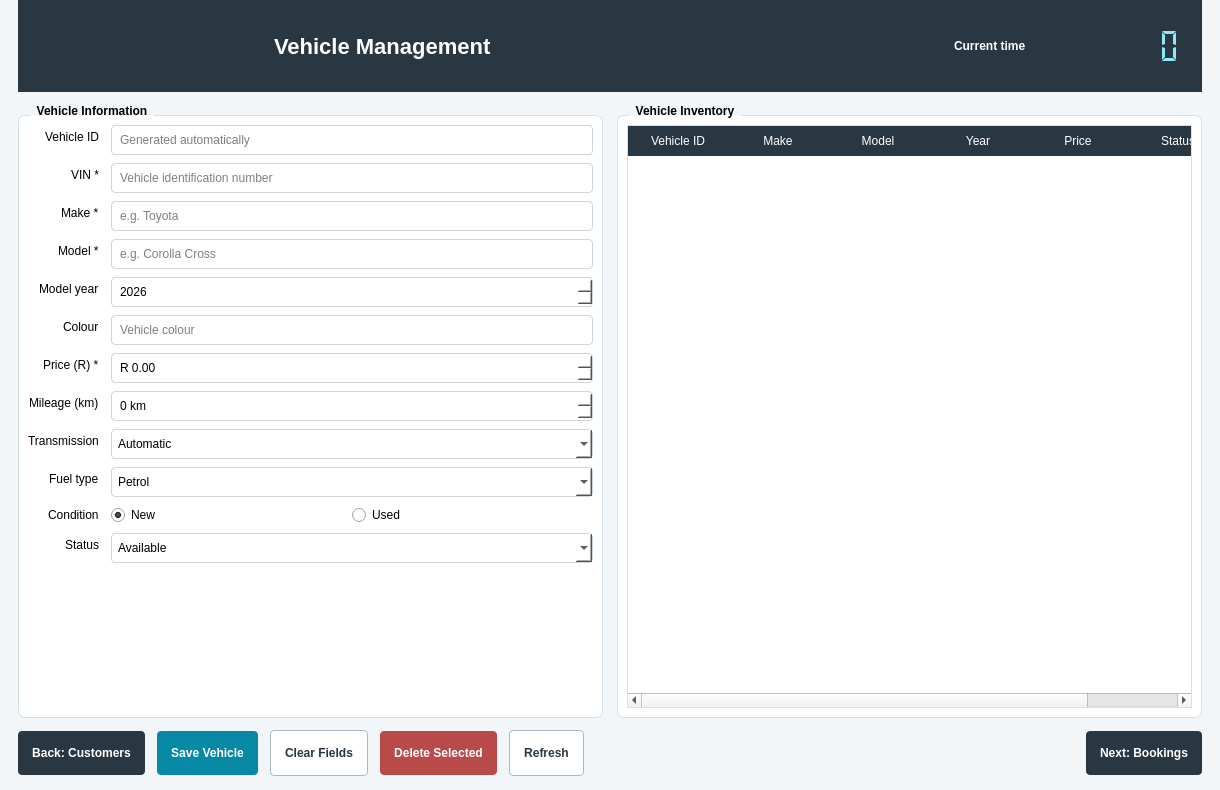
<?xml version="1.0" encoding="UTF-8"?>
<ui version="4.0">
 <class>VehicleWindow</class>
 <widget class="QMainWindow" name="VehicleWindow">
  <property name="geometry"><rect><x>0</x><y>0</y><width>1220</width><height>790</height></rect></property>
  <property name="windowTitle"><string>Shongwe Motors - Vehicle Management</string></property>
  <widget class="QWidget" name="centralwidget"><property name="styleSheet"><string notr="true">QWidget#centralwidget { background-color: #F3F6F8; }
QFrame#frameHeader { background-color: #293742; border: none; }
QLabel#labelPageTitle { color: white; font-size: 22px; font-weight: bold; }
QLabel#labelLoggedUser { color: white; font-size: 12px; }
QGroupBox { background-color: white; border: 1px solid #D7E0E5; border-radius: 7px; margin-top: 11px; font-weight: bold; }
QGroupBox::title { subcontrol-origin: margin; left: 12px; padding: 0 5px; }
QLineEdit, QTextEdit, QComboBox, QSpinBox, QDoubleSpinBox, QDateEdit, QTimeEdit { background-color: white; border: 1px solid #CCD6DB; border-radius: 4px; padding: 6px; }
QLineEdit:focus, QTextEdit:focus, QComboBox:focus, QSpinBox:focus, QDoubleSpinBox:focus, QDateEdit:focus, QTimeEdit:focus { border: 2px solid #0789A6; }
QPushButton { min-height: 34px; padding: 5px 14px; border-radius: 4px; font-weight: bold; }
QPushButton#SaveButton { background-color: #0789A6; color: white; border: none; }
QPushButton#ClearButton, QPushButton#RefreshButton { background-color: white; color: #293742; border: 1px solid #AAB8BF; }
QPushButton#DeleteButton, QPushButton#ExitButton { background-color: #B84A4A; color: white; border: none; }
QPushButton#NextButton, QPushButton#BackButton { background-color: #293742; color: white; border: none; }
QPushButton#LogoutButton { background-color: transparent; color: white; border: 1px solid white; }
QTableWidget { background-color: white; border: 1px solid #D7E0E5; gridline-color: #E3E9EC; }
QHeaderView::section { background-color: #293742; color: white; padding: 6px; border: none; }</string></property>
   <layout class="QVBoxLayout" name="verticalLayoutMain"><property name="spacing"><number>12</number></property><property name="leftMargin"><number>18</number></property><property name="topMargin"><number>0</number></property><property name="rightMargin"><number>18</number></property><property name="bottomMargin"><number>14</number></property>
    <item><widget class="QFrame" name="frameHeader"><property name="minimumSize"><size><width>0</width><height>92</height></size></property><property name="frameShape"><enum>QFrame::NoFrame</enum></property><layout class="QHBoxLayout" name="horizontalLayoutHeader"><property name="leftMargin"><number>20</number></property><property name="rightMargin"><number>20</number></property>
      <item><widget class="QLabel" name="labelLogo"><property name="minimumSize"><size><width>230</width><height>70</height></size></property><property name="maximumSize"><size><width>230</width><height>70</height></size></property><property name="pixmap"><pixmap>assets/shongwe_motors_logo.png</pixmap></property><property name="scaledContents"><bool>true</bool></property></widget></item>
      <item><widget class="QLabel" name="labelPageTitle"><property name="text"><string>Vehicle Management</string></property></widget></item><item><spacer name="horizontalSpacerHeader"><property name="orientation"><enum>Qt::Horizontal</enum></property><property name="sizeHint"><size><width>40</width><height>20</height></size></property></spacer></item>
      <item><widget class="QLabel" name="labelClockTitle"><property name="styleSheet"><string notr="true">color:white; font-weight:bold;</string></property><property name="text"><string>Current time</string></property></widget></item><item><widget class="QLCDNumber" name="lcdClock"><property name="minimumSize"><size><width>150</width><height>48</height></size></property><property name="digitCount"><number>8</number></property><property name="segmentStyle"><enum>QLCDNumber::Flat</enum></property><property name="styleSheet"><string notr="true">color:#8FE8F5; background:transparent;</string></property></widget></item>
    </layout></widget></item>
    <item><layout class="QHBoxLayout" name="horizontalLayoutBody"><property name="spacing"><number>14</number></property>
      <item><widget class="QGroupBox" name="groupVehicle"><property name="minimumSize"><size><width>470</width><height>0</height></size></property><property name="title"><string>Vehicle Information</string></property><layout class="QFormLayout" name="formLayoutVehicle"><property name="labelAlignment"><set>Qt::AlignRight|Qt::AlignTrailing|Qt::AlignVCenter</set></property><property name="horizontalSpacing"><number>12</number></property><property name="verticalSpacing"><number>8</number></property>
        <item row="0" column="0"><widget class="QLabel" name="labelVehicleCode"><property name="text"><string>Vehicle ID</string></property></widget></item><item row="0" column="1"><widget class="QLineEdit" name="lineVehicleCode"><property name="readOnly"><bool>true</bool></property><property name="placeholderText"><string>Generated automatically</string></property></widget></item>
        <item row="1" column="0"><widget class="QLabel" name="labelVIN"><property name="text"><string>VIN *</string></property></widget></item><item row="1" column="1"><widget class="QLineEdit" name="lineVIN"><property name="maxLength"><number>17</number></property><property name="placeholderText"><string>Vehicle identification number</string></property></widget></item>
        <item row="2" column="0"><widget class="QLabel" name="labelMake"><property name="text"><string>Make *</string></property></widget></item><item row="2" column="1"><widget class="QLineEdit" name="lineMake"><property name="placeholderText"><string>e.g. Toyota</string></property></widget></item>
        <item row="3" column="0"><widget class="QLabel" name="labelModel"><property name="text"><string>Model *</string></property></widget></item><item row="3" column="1"><widget class="QLineEdit" name="lineModel"><property name="placeholderText"><string>e.g. Corolla Cross</string></property></widget></item>
        <item row="4" column="0"><widget class="QLabel" name="labelYear"><property name="text"><string>Model year</string></property></widget></item><item row="4" column="1"><widget class="QSpinBox" name="spinYear"><property name="minimum"><number>1990</number></property><property name="maximum"><number>2035</number></property><property name="value"><number>2026</number></property></widget></item>
        <item row="5" column="0"><widget class="QLabel" name="labelColour"><property name="text"><string>Colour</string></property></widget></item><item row="5" column="1"><widget class="QLineEdit" name="lineColour"><property name="placeholderText"><string>Vehicle colour</string></property></widget></item>
        <item row="6" column="0"><widget class="QLabel" name="labelPrice"><property name="text"><string>Price (R) *</string></property></widget></item><item row="6" column="1"><widget class="QDoubleSpinBox" name="doublePrice"><property name="maximum"><double>99999999.990000000223517</double></property><property name="decimals"><number>2</number></property><property name="singleStep"><double>1000.000000000000000</double></property><property name="prefix"><string>R </string></property></widget></item>
        <item row="7" column="0"><widget class="QLabel" name="labelMileage"><property name="text"><string>Mileage (km)</string></property></widget></item><item row="7" column="1"><widget class="QSpinBox" name="spinMileage"><property name="maximum"><number>999999</number></property><property name="suffix"><string> km</string></property></widget></item>
        <item row="8" column="0"><widget class="QLabel" name="labelTransmission"><property name="text"><string>Transmission</string></property></widget></item><item row="8" column="1"><widget class="QComboBox" name="comboTransmission"><item><property name="text"><string>Automatic</string></property></item><item><property name="text"><string>Manual</string></property></item></widget></item>
        <item row="9" column="0"><widget class="QLabel" name="labelFuel"><property name="text"><string>Fuel type</string></property></widget></item><item row="9" column="1"><widget class="QComboBox" name="comboFuel"><item><property name="text"><string>Petrol</string></property></item><item><property name="text"><string>Diesel</string></property></item><item><property name="text"><string>Hybrid</string></property></item><item><property name="text"><string>Electric</string></property></item></widget></item>
        <item row="10" column="0"><widget class="QLabel" name="labelCondition"><property name="text"><string>Condition</string></property></widget></item><item row="10" column="1"><layout class="QHBoxLayout" name="horizontalLayoutCondition"><item><widget class="QRadioButton" name="radioNew"><property name="text"><string>New</string></property><property name="checked"><bool>true</bool></property></widget></item><item><widget class="QRadioButton" name="radioUsed"><property name="text"><string>Used</string></property></widget></item></layout></item>
        <item row="11" column="0"><widget class="QLabel" name="labelStatus"><property name="text"><string>Status</string></property></widget></item><item row="11" column="1"><widget class="QComboBox" name="comboStatus"><item><property name="text"><string>Available</string></property></item><item><property name="text"><string>Reserved</string></property></item><item><property name="text"><string>Sold</string></property></item></widget></item>
      </layout></widget></item>
      <item><widget class="QGroupBox" name="groupVehicleTable"><property name="title"><string>Vehicle Inventory</string></property><layout class="QVBoxLayout" name="verticalLayoutTable"><item><widget class="QTableWidget" name="tableVehicles"><property name="selectionBehavior"><enum>QAbstractItemView::SelectRows</enum></property><property name="editTriggers"><set>QAbstractItemView::NoEditTriggers</set></property><column><property name="text"><string>Vehicle ID</string></property></column><column><property name="text"><string>Make</string></property></column><column><property name="text"><string>Model</string></property></column><column><property name="text"><string>Year</string></property></column><column><property name="text"><string>Price</string></property></column><column><property name="text"><string>Status</string></property></column></widget></item></layout></widget></item>
    </layout></item>
    <item><layout class="QHBoxLayout" name="horizontalLayoutButtons"><item><widget class="QPushButton" name="BackButton"><property name="text"><string>Back: Customers</string></property></widget></item><item><widget class="QPushButton" name="SaveButton"><property name="text"><string>Save Vehicle</string></property></widget></item><item><widget class="QPushButton" name="ClearButton"><property name="text"><string>Clear Fields</string></property></widget></item><item><widget class="QPushButton" name="DeleteButton"><property name="text"><string>Delete Selected</string></property></widget></item><item><widget class="QPushButton" name="RefreshButton"><property name="text"><string>Refresh</string></property></widget></item><item><spacer name="horizontalSpacerButtons"><property name="orientation"><enum>Qt::Horizontal</enum></property><property name="sizeHint"><size><width>40</width><height>20</height></size></property></spacer></item><item><widget class="QPushButton" name="NextButton"><property name="text"><string>Next: Bookings</string></property></widget></item></layout></item>
   </layout>
  </widget>
 </widget>
 <resources/><connections/>
</ui>
